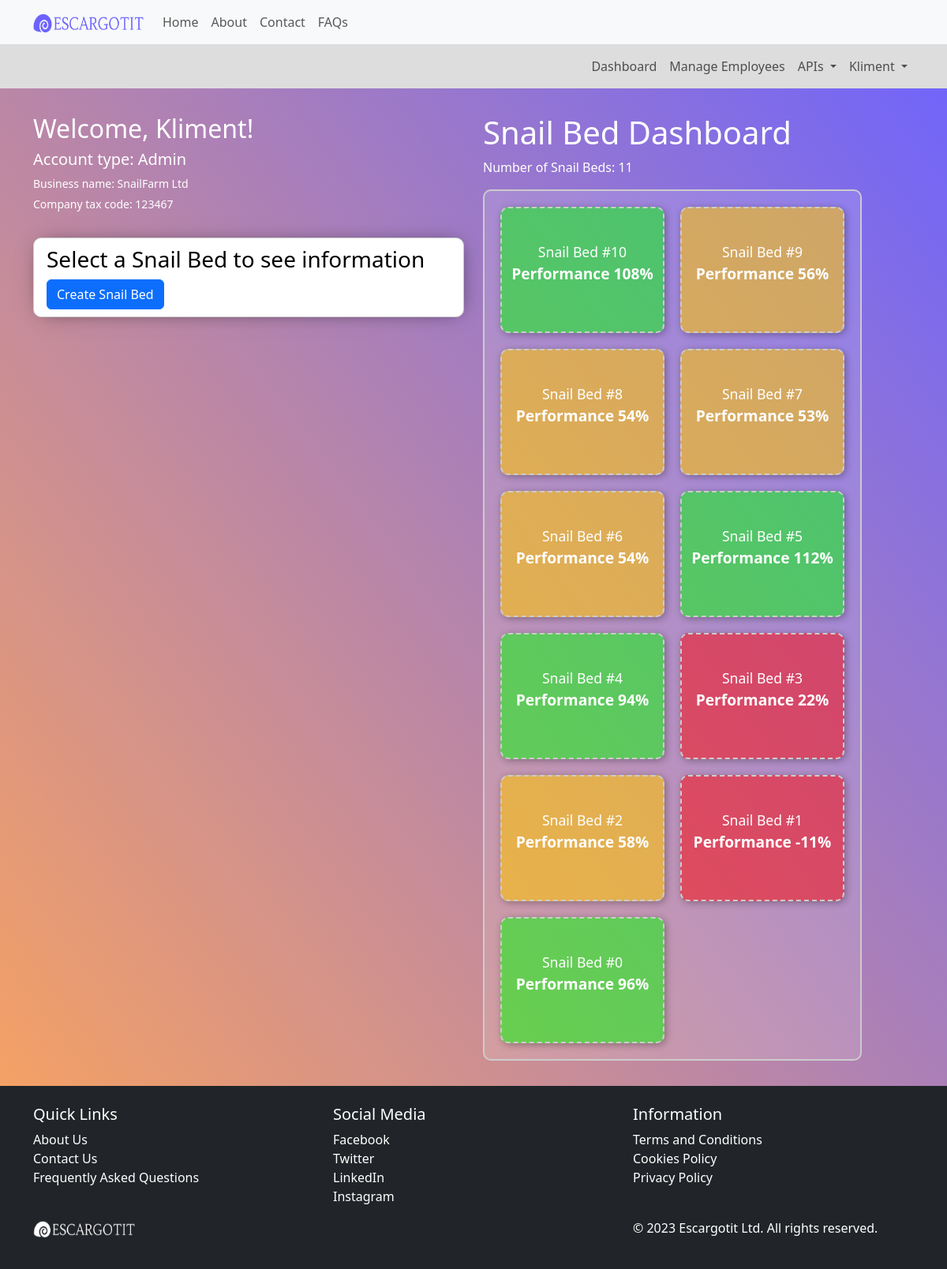
Page /dashboard/ (signed in) on the committed database.
### core/models.py (models this page shows, shortened)
class AdminUser(models.Model):
    user = models.OneToOneField(User, on_delete=models.CASCADE)
    first_name = models.CharField(max_length=100, unique=False, null=True, blank=True)
    last_name = models.CharField(max_length=100, unique=False, null=True, blank=True)
    business_name = models.CharField(max_length=100, unique=True, null=True, blank=True)
    company_tax_code = models.CharField(max_length=20, unique=True, null=True, blank=True)
    can_create_snailbed = models.BooleanField(default=True)

class SnailBed(models.Model):
    bed_name = models.CharField(max_length=100, unique=False, null=True, blank=True)
    user = models.ForeignKey(AdminUser, on_delete=models.CASCADE, null=True, blank=True, db_constraint=False)
    employee = models.ForeignKey(EmployeeUser, on_delete=models.SET_NULL, null=True, blank=True, db_constraint=False)
    snail_amount = models.IntegerField(null=True, blank=True)
    hatch_rate = models.ForeignKey('SnailHatchRate', on_delete=models.SET_NULL, null=True, blank=True)
    mortality_rate = models.ForeignKey('SnailMortalityRate', on_delete=models.SET_NULL, null=True, blank=True)
    maturity_rate = models.ForeignKey('TimeTakenToMature', on_delete=models.SET_NULL, null=True, blank=True)
    snail_feed = models.ForeignKey('SnailFeed', on_delete=models.SET_NULL, null=True, blank=True)

class SnailBedPerformance(models.Model):
    snail_bed = models.OneToOneField(SnailBed, on_delete=models.CASCADE)
    average_hatch_rate = models.DecimalField(max_digits=5, decimal_places=2, null=True, blank=True)
    average_mortality_rate = models.DecimalField(max_digits=5, decimal_places=2, null=True, blank=True)
    average_maturity_rate = models.DecimalField(max_digits=5, decimal_places=2, null=True, blank=True)
    reproduction_rate = models.DecimalField(max_digits=5, decimal_places=2, null=True, blank=True)
    net_growth_amount = models.DecimalField(max_digits=5, decimal_places=2, null=True, blank=True)
    expected_average_time_to_maturity = models.PositiveIntegerField(default=30)
    actual_average_time_to_maturity = models.PositiveIntegerField(default=0)
    bed_performance = models.DecimalField(max_digits=5, decimal_places=2, null=True, blank=True)
    @property
    def reproduction_rate(self):
        if self.average_hatch_rate and self.average_mortality_rate:
            normalized_hatch_rate = float(self.average_hatch_rate) * 100
            normalized_mortality_rate = float(self.average_mortality_rate) * 100
            normalized_reproduction_rate = normalized_hatch_rate - normalized_mortality_rate
            reproduction_rate_factor = round(normalized_reproduction_rate / 100, 2)
            return reproduction_rate_factor
        return 0
    @property
    def net_growth_amount(self):
        first_hatch_rate = SnailHatchRate.objects.filter(snail_bed=self.snail_bed).order_by('datetime').first()
        if first_hatch_rate:
            initial_hatched_snails = first_hatch_rate.newly_hatched_snails
            latest_snail_amount = self.snail_bed.snail_amount
            if initial_hatched_snails > 0:
                difference = latest_snail_amount - initial_hatched_snails
                percentage_difference = (difference / initial_hatched_snails) * 100
                return round(percentage_difference, 2)
        return None
    @property
    def bed_performance(self):
        if int(self.reproduction_rate) > 0:
            adjusted_reproduction_rate = 1 + (int(self.reproduction_rate) / 100)
        else:
            adjusted_reproduction_rate = 1 - (int(self.reproduction_rate) / 100) # if it's a negative number then multiply by 0.30 which will decrease bed growth
        if self.actual_average_time_to_maturity > 0:
            maturity_factor = (self.expected_average_time_to_maturity / self.actual_average_time_to_maturity) * ( int(self.average_maturity_rate) / 100 )
        else:
            maturity_factor = self.expected_average_time_to_maturity * int(self.average_maturity_rate) / 100
        performance = adjusted_reproduction_rate * maturity_factor * int(self.net_growth_amount)
        return round(performance, 2)

class SnailHatchRate(models.Model):
    snail_bed = models.ForeignKey(SnailBed, on_delete=models.CASCADE)
    preexisting_snail_amount = models.IntegerField(null=True, blank=True, default=0)
    newly_hatched_snails = models.IntegerField()
    hatch_rate_percentage = models.DecimalField(max_digits=5, decimal_places=2, null=True, blank=True)
    datetime = models.DateTimeField(default=timezone.now)
    @property
    def hatch_rate_percentage(self):
        if self.preexisting_snail_amount > 0:
            return round( (self.newly_hatched_snails / self.preexisting_snail_amount) * 100 , 1)
        else:
            return 0
    def __str__(self):
        status = str(self.hatch_rate_percentage) + "%"
        return status

### core/views.py (the view)
# urls.py: path('dashboard/', views.dashboard, name='dashboard'),
@login_required(login_url='login')
def dashboard(request):
    is_admin=False #conditions for the template to render stuff
    current_user = AdminUser.objects.filter(user=request.user).first()
    if isinstance(current_user, AdminUser):
        is_admin=True
        if request.method == 'POST':
            new_snail_bed = SnailBed(user=current_user)
            new_snail_bed.save()  # Save the new SnailBed to the database
            return HttpResponseRedirect(request.path_info)  # Redirect to the same page (GET request)
        snail_beds = SnailBed.objects.filter(user=current_user).order_by('-id') # reverse id is to show the newest on top of the page
    elif isinstance(EmployeeUser.objects.filter(user=request.user).first(), EmployeeUser):
        current_user = EmployeeUser.objects.filter(user=request.user).first()
        snail_beds = SnailBed.objects.filter(employee=current_user).order_by('-id')
    else:
        snail_beds = SnailBed.objects.filter(user=current_user).order_by('-id')
    snail_bed_count = snail_beds.count()
    context = {
        'current_user': current_user,
        'snail_beds': snail_beds,
        'snail_bed_count': snail_bed_count,
        'is_admin': is_admin,
    }
    return render(request, 'dashboard.html',context)

### core/models.py (called while the page is built)
    def __str__(self):
        return self.user.username

    def __str__(self):
        status = str(self.grams_feed_given) + " grams"
        return status

    @property
    def mortality_rate_percentage(self):
        if self.preexisting_snail_amount > 0:
            return round( (self.expired_snail_amount / self.preexisting_snail_amount) * 100 , 1)
        else:
            return 0

    def __str__(self):
        status = str(self.mortality_rate_percentage) + "%"
        return status

    @property
    def days_to_mature(self):
        if self.period:
            time_difference = self.snail_matured - self.snail_hatched
            return time_difference.days
        return None

    def __str__(self):
        if self.maturity_percentage and self.days_to_mature:
            return str(self.maturity_percentage) + "% of snails reached maturity in " + str(self.days_to_mature) + " days"
        return "N/A"

### core/templatetags/filters.py (called while the page is built)
@register.filter
def classname(obj):
    return obj.__class__.__name__

### templates/dashboard.html (shortened to what this page needs)
{% extends "base/base.html" %}
{% load filters %}
{% load static %}
{% block scripts %}
    <link href="{% static 'css/dashboard.css' %}" rel="stylesheet" type="text/css">
{% endblock %}
{% block content %}
<div class="container main">
    <div class="row">
        <div class="col">
            <div class="account">
                <h2>Welcome, {{ user.username }}!</h2>
                {% if is_admin %}
                    <h5>Account type: Admin</h5>
                {% else %}
                    <h5>Account type: Employee</h5>
                {% endif %}
                <p>Business name: {{ current_user.business_name }}</p>
                {% if current_user.company_tax_code %}
                    <p>Company tax code: {{ current_user.company_tax_code }}</p>
                {% endif %}
            </div>
            <div id="selected-box-data-title">
                {% if snail_bed_count > 0 %}
                    <h3>Select a Snail Bed to see information</h3>
                {% else %}
                    <h3>Create a Snail Bed to get started</h3>
                {% endif %}
                {% if current_user.can_create_snailbed %}
                    <form method="POST" action="{% url 'dashboard' %}">
                        <button type="submit" class="btn btn-primary" name="add-box-button">Create Snail Bed</button>
                    </form>
                {% endif %}
            </div>
        </div>
        <div class="col">
            <h1>Snail Bed Dashboard</h1>
            {% if error_message %}
                <p>{{ error_message }}</p>
            {% else %}
                <p>Number of Snail Beds: {{ snail_bed_count }}</p>
                {% if snail_bed_count > 0 %}
                    <div class="rectangle">
                        {% for snail_bed in snail_beds %}
                            <div class="snail-box
                                {% if snail_bed.is_empty %}
                                    empty
                                {% else %}
                                    solid
                                {% endif %}
                                {% if snail_bed.snailbedperformance.bed_performance < 30 %}
                                    red-bg
                                {% elif snail_bed.snailbedperformance.bed_performance >= 30 and snail_bed.snailbedperformance.bed_performance <= 70 %}
                                    yellow-bg
                                {% elif snail_bed.snailbedperformance.bed_performance > 70 %}
                                    green-bg
                                {% endif %}"
                                    data-bed-name="{{ snail_bed.bed_name }}"
                                    data-bed-employee="{{ snail_bed.employee }}"
                                    data-bed-id="{{ snail_bed.id }}"
                                    data-bed-hatch="{{ snail_bed.hatch_rate }}"
                                    data-bed-mortality="{{ snail_bed.mortality_rate }}"
                                    data-bed-maturity="{{ snail_bed.maturity_rate }}"
                                    data-bed-feed="{{ snail_bed.snail_feed }}"
                                    data-bed-snails="{{ snail_bed.snail_amount }}">
                                <span>{{ snail_bed.bed_name }}</span>
                                {% if snail_bed.snailbedperformance.bed_performance %}
                                    <p class="performance-text">Performance {{ snail_bed.snailbedperformance.bed_performance|floatformat:"0" }}%</p>
                                {% else %}
                                    <p>No Performance data available yet</p>
                                    <p>Click "View Performance" to generate</p>
                                {% endif %}
                            </div>
                        {% endfor %}
                    </div>
                {% endif %}
            {% endif %}
        </div>
    </div>
</div>
{% endblock %}

### templates/base/base.html (shortened to what this page needs)
{% load bootstrap5 %}
{% load static %}
<!DOCTYPE html>
<html lang="en">
<head>
    {% bootstrap_css %}
    {% block scripts %}{% endblock %}
</head>
<body>
    <nav class="navbar navbar-expand-lg navbar-light bg-light">
        <div class="container">
            <a class="navbar-brand" href="{% url 'index' %}">
                <img src="{% static 'images/logo.png' %}" width="140" height="23" alt="EscargotIT logo"/>
            </a>
            <div class="collapse navbar-collapse" id="navbarNav">
                <ul class="navbar-nav ml-auto">
                    <li class="nav-item">
                        <a class="nav-link" href="{% url 'index' %}">Home</a>
                    </li>
                    <li class="nav-item">
                        <a class="nav-link" href="{% url 'about' %}">About</a>
                    </li>
                    <li class="nav-item">
                        <a class="nav-link" href="{% url 'contact' %}">Contact</a>
                    </li>
                    <li class="nav-item">
                        <a class="nav-link" href="{% url 'faqs' %}">FAQs</a>
                    </li>
                </ul>
            </div>
        </div>
    </nav>
    {% if user.is_authenticated %}
    <nav class="navbar second navbar-expand-lg navbar-light bg-light">
        <div class="container">
            <div class="collapse navbar-collapse" id="navbarNav">
                <ul class="navbar-nav ml-auto">
                    <li class="nav-item">
                        <a class="nav-link" href="{% url 'dashboard' %}">Dashboard</a>
                    </li>
                    <li class="nav-item">
                        <a class="nav-link" href="{% url 'custom_admin_panel' %}">Manage Employees</a>
                    </li>
                    <li class="nav-item dropdown">
                        <a class="nav-link dropdown-toggle" href="#" id="userDropdown" role="button" data-bs-toggle="dropdown" aria-haspopup="true" aria-expanded="false">
                             APIs
                        </a>
                    </li>
                    <li class="nav-item dropdown">
                        <a class="nav-link dropdown-toggle" href="#" id="userDropdown" role="button" data-bs-toggle="dropdown" aria-haspopup="true" aria-expanded="false">
                             {{ user.username }}
                        </a>
                    </li>
                </ul>
            </div>
        </div>
    </nav>
    {% endif %}
    <link href="{% static 'css/base.css' %}" rel="stylesheet" type="text/css">
    {% block content %}{% endblock %}
    {% include 'base/footer.html' %}
</body>
</html>

### static/css/dashboard.css (style rules this page uses)
body { background: linear-gradient(to bottom left, #6c63ff, #ffa659); border-radius: 10px; color: white; }
.main.container { min-height: 20rem; margin-top: 2rem; margin-bottom: 2rem; min-height: 400px; }
.account { margin-bottom: 2rem; }
.account p { font-size: 14px; margin-bottom: 5px !important; }
#selected-box-data-title, #selected-box-data { padding: 0.6rem 1rem; border: 1px solid #ccc; border-radius: 10px; z-index: 1; -webkit-box-shadow: 2px 1px 25px -10px rgba(0,0,0,0.7); -moz-box-shadow: 2px 1px 25px -10px rgba(0,0,0,0.7); box-shadow: 2px 1px 25px -10px rgba(0,0,0,0.7); background-color: #ffffff; color: black; }
#selected-box-data-title { top: 1rem; z-index: 1; margin-bottom: 2rem; }
.rectangle { width: 30rem; border: 2px solid #ccc; padding: 10px; display: flex; flex-wrap: wrap; border-radius: 10px; background-color: #ffffff21; }
.snail-box { width: calc(50% - 20px); height: 10rem; border: 2px dashed #ccc; margin: 10px; padding: 10px; box-sizing: border-box; transition: 0.3s ease-in-out; cursor: pointer; border-radius: 10px; box-shadow: 2px 2px 10px rgba(0,0,0,0.3); display: flex; flex-direction: column; justify-content: center; align-items: center; }
.snail-box span { font-size: 1.1rem; }
.snail-box p.performance-text { font-size: 1.2rem; font-weight: 600; }
.snail-box.red-bg { background-color: rgba(255, 0, 0, 0.486); }
.snail-box.yellow-bg { background-color: rgba(255, 196, 0, 0.561); }
.snail-box.green-bg { background-color: rgba(0, 255, 0, 0.5); }

### static/css/base.css (style rules this page uses)
nav.navbar.second { background-color: rgb(222, 221, 221) !important; }
nav.navbar.second > div.container > div.collapse { flex-direction: row-reverse !important; }

### rows in the picture
AdminUser: business_name "SnailFarm Ltd", company_tax_code "123467"
SnailBed: bed_name "Snail Bed #10", snailbedperformance.bed_performance "108"
SnailBed: bed_name "Snail Bed #9", snailbedperformance.bed_performance "56"
SnailBed: bed_name "Snail Bed #8", snailbedperformance.bed_performance "54"
SnailBed: bed_name "Snail Bed #7", snailbedperformance.bed_performance "53"
SnailBed: bed_name "Snail Bed #6", snailbedperformance.bed_performance "54"
SnailBed: bed_name "Snail Bed #5", snailbedperformance.bed_performance "112"
SnailBed: bed_name "Snail Bed #4", snailbedperformance.bed_performance "94"
SnailBed: bed_name "Snail Bed #3", snailbedperformance.bed_performance "22"
SnailBed: bed_name "Snail Bed #2", snailbedperformance.bed_performance "58"
SnailBed: bed_name "Snail Bed #1", snailbedperformance.bed_performance "-11"
SnailBed: bed_name "Snail Bed #0", snailbedperformance.bed_performance "96"

### other values in the picture
{{ user.username }} "Kliment"
{{ snail_bed_count }} "11"
